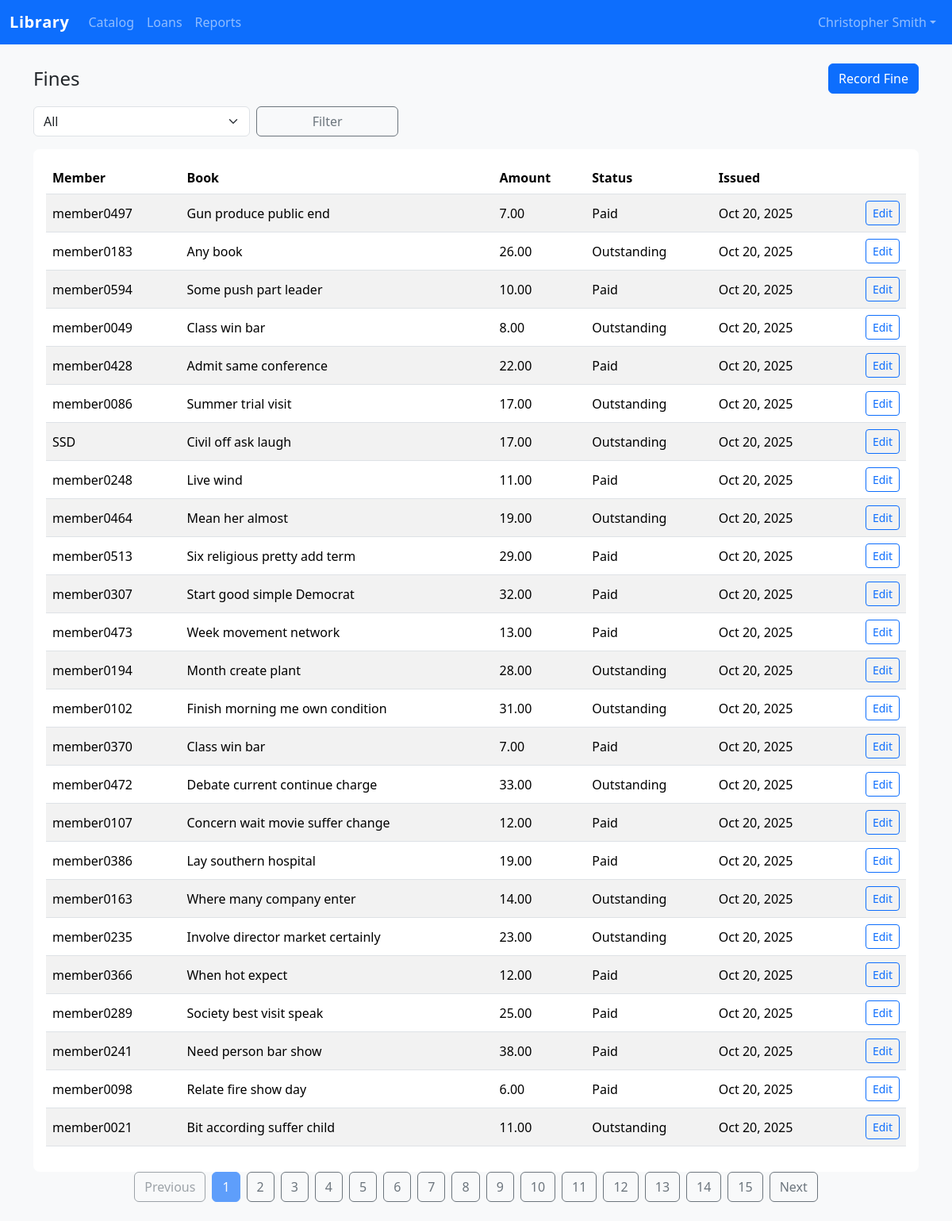
Page /circulation/fines/ (signed in) on the committed database.
### accounts/models.py (models this page shows, shortened)
class User(AbstractUser):
	class Role(models.TextChoices):
		ADMIN = "ADMIN", _("Administrator")
		LIBRARIAN = "LIBRARIAN", _("Librarian")
		MEMBER = "MEMBER", _("Member / Student")
	role = models.CharField(
		max_length=20,
		choices=Role.choices,
		default=Role.MEMBER,
		help_text=_("Determines the permissions granted to the user."),
	)
	employee_id = models.CharField(
		max_length=50,
		blank=True,
		help_text=_("Optional staff identifier for administrators and librarians."),
	)
	avatar = models.ImageField(upload_to="avatars/", blank=True, null=True)
	created_at = models.DateTimeField(auto_now_add=True)
	class Meta(AbstractUser.Meta):
		ordering = ["username"]
	@property
	def is_admin(self) -> bool:
		return self.is_superuser or self.role == self.Role.ADMIN
	@property
	def is_librarian(self) -> bool:
		return self.role == self.Role.LIBRARIAN

### circulation/models.py (models this page shows, shortened)
class Fine(models.Model):
	member = models.ForeignKey(User, on_delete=models.CASCADE, related_name="fines")
	loan = models.ForeignKey(Loan, on_delete=models.CASCADE, related_name="fines")
	amount = models.DecimalField(max_digits=8, decimal_places=2)
	issued_at = models.DateTimeField(auto_now_add=True)
	paid_at = models.DateTimeField(null=True, blank=True)
	is_paid = models.BooleanField(default=False)
	notes = models.TextField(blank=True)
	class Meta:
		ordering = ["-issued_at"]

class Loan(models.Model):
	class Status(models.TextChoices):
		ACTIVE = "ACTIVE", "Active"
		OVERDUE = "OVERDUE", "Overdue"
		RETURNED = "RETURNED", "Returned"
	copy = models.ForeignKey(BookCopy, on_delete=models.PROTECT, related_name="loans")
	borrower = models.ForeignKey(User, on_delete=models.CASCADE, related_name="loans")
	issued_by = models.ForeignKey(
		User,
		on_delete=models.SET_NULL,
		null=True,
		blank=True,
		related_name="issued_loans",
	)
	issued_at = models.DateTimeField(default=timezone.now)
	due_at = models.DateTimeField()
	returned_at = models.DateTimeField(null=True, blank=True)
	status = models.CharField(max_length=15, choices=Status.choices, default=Status.ACTIVE)
	fine_accrued = models.DecimalField(max_digits=8, decimal_places=2, default=Decimal("0.00"))
	notes = models.TextField(blank=True)
	class Meta:
		ordering = ["-issued_at"]
		constraints = [
			models.UniqueConstraint(
				fields=["copy"],
				condition=Q(returned_at__isnull=True),
				name="unique_active_loan_per_copy",
			)
		]

### catalog/models.py (models this page shows, shortened)
class BookCopy(models.Model):
	class Status(models.TextChoices):
		AVAILABLE = "AVAILABLE", _("Available")
		ON_LOAN = "ON_LOAN", _("On loan")
		RESERVED = "RESERVED", _("Reserved")
		MAINTENANCE = "MAINTENANCE", _("Maintenance")
		LOST = "LOST", _("Lost")
	book = models.ForeignKey(Book, related_name="copies", on_delete=models.CASCADE)
	barcode = models.CharField(max_length=24, unique=True)
	status = models.CharField(max_length=20, choices=Status.choices, default=Status.AVAILABLE)
	location = models.CharField(max_length=120, blank=True)
	acquired_at = models.DateField(default=timezone.now)
	notes = models.TextField(blank=True)
	class Meta:
		unique_together = ("book", "barcode")
		ordering = ["book", "barcode"]

class Book(models.Model):
	title = models.CharField(max_length=255)
	author = models.CharField(max_length=255)
	isbn = models.CharField(max_length=13, unique=True)
	category = models.ForeignKey(Category, on_delete=models.PROTECT, related_name="books")
	publication_date = models.DateField(blank=True, null=True)
	publisher = models.CharField(max_length=255, blank=True)
	description = models.TextField(blank=True)
	cover_image = models.ImageField(upload_to="book_covers/", blank=True, null=True)
	language = models.CharField(max_length=60, blank=True)
	created_at = models.DateTimeField(auto_now_add=True)
	updated_at = models.DateTimeField(auto_now=True)
	tags = models.JSONField(default=list, blank=True)
	class Meta:
		ordering = ["title"]
		indexes = [
			models.Index(fields=["title"]),
			models.Index(fields=["author"]),
			models.Index(fields=["isbn"]),
		]
	@property
	def total_copies(self) -> int:
		return getattr(self, "_total_copies", self.copies.count())

### circulation/views.py (the view)
# urls.py: path("fines/", views.FineListView.as_view(), name="fine-list"),
class FineListView(RoleRequiredMixin, ListView):
	model = Fine
	template_name = "circulation/fine_list.html"
	paginate_by = 25
	required_roles = (User.Role.ADMIN, User.Role.LIBRARIAN)
	def get_queryset(self):
		queryset = Fine.objects.select_related("member", "loan", "loan__copy", "loan__copy__book")
		status = self.request.GET.get("status")
		if status == "outstanding":
			queryset = queryset.filter(is_paid=False)
		elif status == "paid":
			queryset = queryset.filter(is_paid=True)
		return queryset.order_by("-issued_at")

### accounts/permissions.py (called while the page is built)
def user_has_role(user: User, roles: Iterable[str]) -> bool:
    return user.is_authenticated and (user.role in roles or user.is_superuser)

    def dispatch(self, request: HttpRequest, *args, **kwargs) -> HttpResponse:
        if not self.required_roles:
            raise ValueError("RoleRequiredMixin requires `required_roles` to be set.")
        if user_has_role(request.user, self.required_roles):
            return super().dispatch(request, *args, **kwargs)
        messages.error(request, "You do not have permission to access this resource.")
        return redirect(reverse("accounts:login"))

### templates/circulation/fine_list.html (shortened to what this page needs)
{% extends "base.html" %}
{% block content %}
<div class="d-flex justify-content-between align-items-center mb-3">
  <h1 class="h4 mb-0">Fines</h1>
  <a href="{% url 'circulation:fine-create' %}" class="btn btn-primary">Record Fine</a>
</div>
<form class="row g-2 mb-3">
  <div class="col-md-3">
    <select name="status" id="fine-status" class="form-select">
      <option value="">All</option>
    </select>
  </div>
  <div class="col-md-2">
    <button type="submit" class="btn btn-outline-secondary w-100">Filter</button>
  </div>
</form>
<div class="table-responsive">
  <table class="table table-striped align-middle">
    <thead>
      <tr>
        <th>Member</th>
        <th>Book</th>
        <th>Amount</th>
        <th>Status</th>
        <th>Issued</th>
        <th></th>
      </tr>
    </thead>
    <tbody>
      {% for fine in object_list %}
      <tr>
        <td>{{ fine.member.username }}</td>
        <td>{{ fine.loan.copy.book.title }}</td>
        <td>{{ fine.amount }}</td>
        <td>{{ fine.is_paid|yesno:"Paid,Outstanding" }}</td>
        <td>{{ fine.issued_at|date:"M d, Y" }}</td>
        <td class="text-end"><a class="btn btn-sm btn-outline-primary" href="{% url 'circulation:fine-edit' fine.pk %}">Edit</a></td>
      </tr>
      {% empty %}
      <tr><td colspan="6" class="text-center text-muted">No fines recorded.</td></tr>
      {% endfor %}
    </tbody>
  </table>
</div>
{% include "includes/pagination.html" with page_obj=page_obj %}
{% endblock %}

### static/css/styles.css (style rules this page uses)
:root { --brand-primary: #0d6efd; --brand-accent: #198754; --brand-muted: #f8f9fa; }
body { background-color: var(--brand-muted); }
.navbar-brand { font-weight: 600; letter-spacing: 0.03em; }
.table-responsive { background-color: #fff; border-radius: 0.5rem; padding: 1rem; }

### rows in the picture
User: first_name+last_name+username "Library Catalog Loans Reports Christopher Smith"
Fine: member.username "member0497", loan.copy.book "Gun produce public end", amount "7.00", is_paid "Paid", issued_at "Oct 20, 2025"
Fine: member.username "member0183", loan.copy.book "Any book", amount "26.00", is_paid "Outstanding", issued_at "Oct 20, 2025"
Fine: member.username "member0594", loan.copy.book "Some push part leader", amount "10.00", is_paid "Paid", issued_at "Oct 20, 2025"
Fine: member.username "member0049", loan.copy.book "Class win bar", amount "8.00", is_paid "Outstanding", issued_at "Oct 20, 2025"
Fine: member.username "member0428", loan.copy.book "Admit same conference", amount "22.00", is_paid "Paid", issued_at "Oct 20, 2025"
Fine: member.username "member0086", loan.copy.book "Summer trial visit", amount "17.00", is_paid "Outstanding", issued_at "Oct 20, 2025"
Fine: member.username "SSD", loan.copy.book "Civil off ask laugh", amount "17.00", is_paid "Outstanding", issued_at "Oct 20, 2025"
Fine: member.username "member0248", loan.copy.book "Live wind", amount "11.00", is_paid "Paid", issued_at "Oct 20, 2025"
Fine: member.username "member0464", loan.copy.book "Mean her almost", amount "19.00", is_paid "Outstanding", issued_at "Oct 20, 2025"
Fine: member.username "member0513", loan.copy.book "Six religious pretty add term", amount "29.00", is_paid "Paid", issued_at "Oct 20, 2025"
Fine: member.username "member0307", loan.copy.book "Start good simple Democrat", amount "32.00", is_paid "Paid", issued_at "Oct 20, 2025"
Fine: member.username "member0473", loan.copy.book "Week movement network", amount "13.00", is_paid "Paid", issued_at "Oct 20, 2025"
Fine: member.username "member0194", loan.copy.book "Month create plant", amount "28.00", is_paid "Outstanding", issued_at "Oct 20, 2025"
Fine: member.username "member0102", loan.copy.book "Finish morning me own condition", amount "31.00", is_paid "Outstanding", issued_at "Oct 20, 2025"
Fine: member.username "member0370", loan.copy.book "Class win bar", amount "7.00", is_paid "Paid", issued_at "Oct 20, 2025"
Fine: member.username "member0472", loan.copy.book "Debate current continue charge", amount "33.00", is_paid "Outstanding", issued_at "Oct 20, 2025"
Fine: member.username "member0107", loan.copy.book "Concern wait movie suffer change", amount "12.00", is_paid "Paid", issued_at "Oct 20, 2025"
Fine: member.username "member0386", loan.copy.book "Lay southern hospital", amount "19.00", is_paid "Paid", issued_at "Oct 20, 2025"
Fine: member.username "member0163", loan.copy.book "Where many company enter", amount "14.00", is_paid "Outstanding", issued_at "Oct 20, 2025"
Fine: member.username "member0235", loan.copy.book "Involve director market certainly", amount "23.00", is_paid "Outstanding", issued_at "Oct 20, 2025"
Fine: member.username "member0366", loan.copy.book "When hot expect", amount "12.00", is_paid "Paid", issued_at "Oct 20, 2025"
Fine: member.username "member0289", loan.copy.book "Society best visit speak", amount "25.00", is_paid "Paid", issued_at "Oct 20, 2025"
Fine: member.username "member0241", loan.copy.book "Need person bar show", amount "38.00", is_paid "Paid", issued_at "Oct 20, 2025"
Fine: member.username "member0098", loan.copy.book "Relate fire show day", amount "6.00", is_paid "Paid", issued_at "Oct 20, 2025"
Fine: member.username "member0021", loan.copy.book "Bit according suffer child", amount "11.00", is_paid "Outstanding", issued_at "Oct 20, 2025"

### other values in the picture
{{ page }} "1"
{{ page }} "2" "3" "4" "5" "6" "7" "8" "9" "10" "11" "12" "13" "14" "15"
